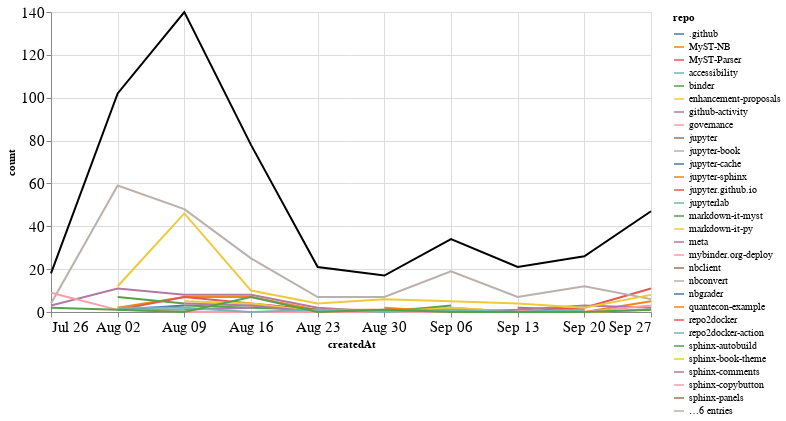

Here is the notebook cell this chart was saved with:
### Markdown cell above
## Comments

### Code cell
comments_time = comments.groupby('repo').resample('W', on='createdAt').count()['author'].reset_index()
comments_time = comments_time.rename(columns={'author': 'count'})
comments_time_total = comments_time.groupby('createdAt').agg({"count": "sum"}).reset_index()
ch1 = alt.Chart(comments_time, width=600).mark_line().encode(
    x='createdAt',
    y='count',
    color='repo',
    tooltip="repo"
)

ch2 = alt.Chart(comments_time_total, width=600).mark_line(color="black").encode(
    x='createdAt',
    y='count',
)

ch1 + ch2

### Figure 1 — Vega-Lite specification as saved in the notebook (floating-point values rounded to 4 significant figures; data arrays with more than 128 entries replaced by an {"elided": "..."} marker saying what was removed)
{"config": {"axisLeft": {"labelFontSize": 15}, "axisBottom": {"labelFontSize": 15}}, "layer": [{"data": {"name": "data-5162a27b2be0a9d460fa7aebbb5ba55a"}, "mark": "line", "encoding": {"color": {"type": "nominal", "field": "repo"}, "tooltip": {"type": "nominal", "field": "repo"}, "x": {"type": "temporal", "field": "createdAt"}, "y": {"type": "quantitative", "field": "count"}}, "width": 600}, {"data": {"name": "data-2011a1ffb357adc8a2aab653e8b18a7e"}, "mark": {"type": "line", "color": "black"}, "encoding": {"x": {"type": "temporal", "field": "createdAt"}, "y": {"type": "quantitative", "field": "count"}}, "width": 600}], "$schema": "https://vega.github.io/schema/vega-lite/v4.8.1.json", "datasets": {"data-5162a27b2be0a9d460fa7aebbb5ba55a": {"elided": "137 records"}, "data-2011a1ffb357adc8a2aab653e8b18a7e": [{"createdAt": "2020-07-26T00:00:00", "count": 18}, {"createdAt": "2020-08-02T00:00:00", "count": 102}, {"createdAt": "2020-08-09T00:00:00", "count": 140}, {"createdAt": "2020-08-16T00:00:00", "count": 78}, {"createdAt": "2020-08-23T00:00:00", "count": 21}, {"createdAt": "2020-08-30T00:00:00", "count": 17}, {"createdAt": "2020-09-06T00:00:00", "count": 34}, {"createdAt": "2020-09-13T00:00:00", "count": 21}, {"createdAt": "2020-09-20T00:00:00", "count": 26}, {"createdAt": "2020-09-27T00:00:00", "count": 47}]}}
